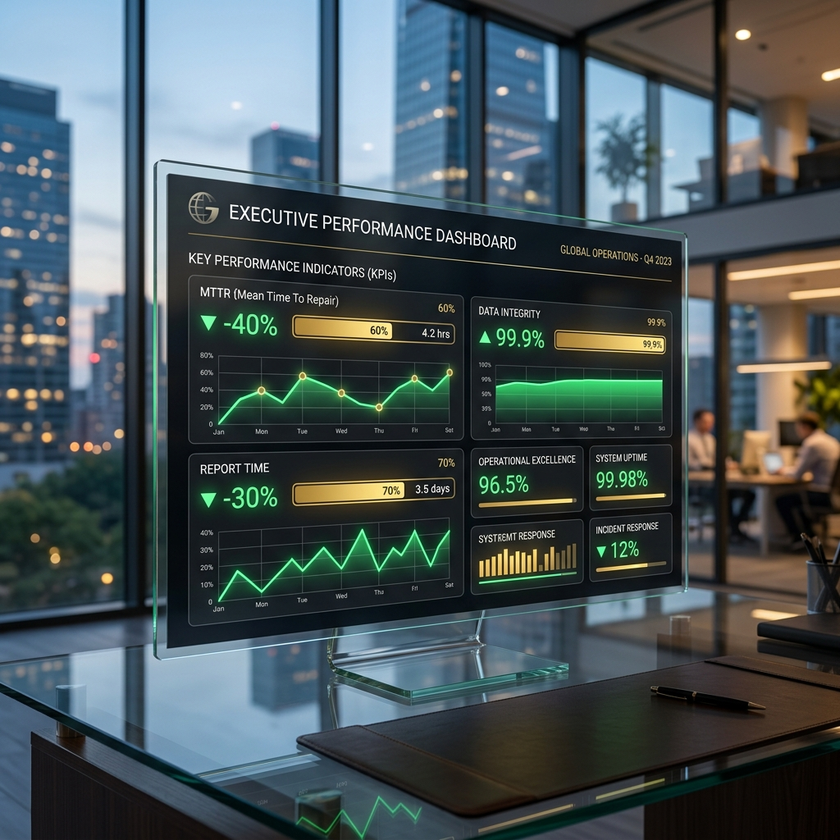
#> input picture IMAGENES/mining_roi_dashboard.png, 840 x 840 px, shrunk from 1024 x 1024 before the run
$ python image_optimizer.py ../IMAGENES/mining_roi_dashboard.png ../IMAGENES/tablet_field_work.png   (older library calls are emulated)
#> lines starting #> are read from the running program, lines starting #| are printed output that depends on the picture
#> in optimize_image_advanced, img is the input picture: shape (840, 840, 3); mean B, G, R 87.2, 84.1, 71.7
import cv2
import sys
import numpy as np
import os
import json

def single_scale_retinex(img, sigma):
    retinex = np.log10(img.astype(np.float64) + 1.0) - np.log10(cv2.GaussianBlur(img, (0, 0), sigma).astype(np.float64) + 1.0)
    return retinex

def color_restoration(img, alpha, beta):
    img_sum = np.sum(img, axis=2, keepdims=True)
    color_restoration = beta * (np.log10(alpha * img.astype(np.float64) + 1.0) - np.log10(img_sum.astype(np.float64) + 1.0))
    return color_restoration

def msrcr(img, sigma_list=[15, 80, 250], G=192, b=-30, alpha=125, beta=46):
#> called with G = 192, b = -30, alpha = 125, beta = 46
    img = img.astype(np.float64) + 1.0
    msr = np.zeros_like(img)
    for sigma in sigma_list:
        msr += single_scale_retinex(img, sigma)
#> this loop made 3 passes
#> pass 1, in single_scale_retinex, `retinex = np.log10(img.astype(np.float64) + 1.0) - np.log10(cv2.Gaussi..`:
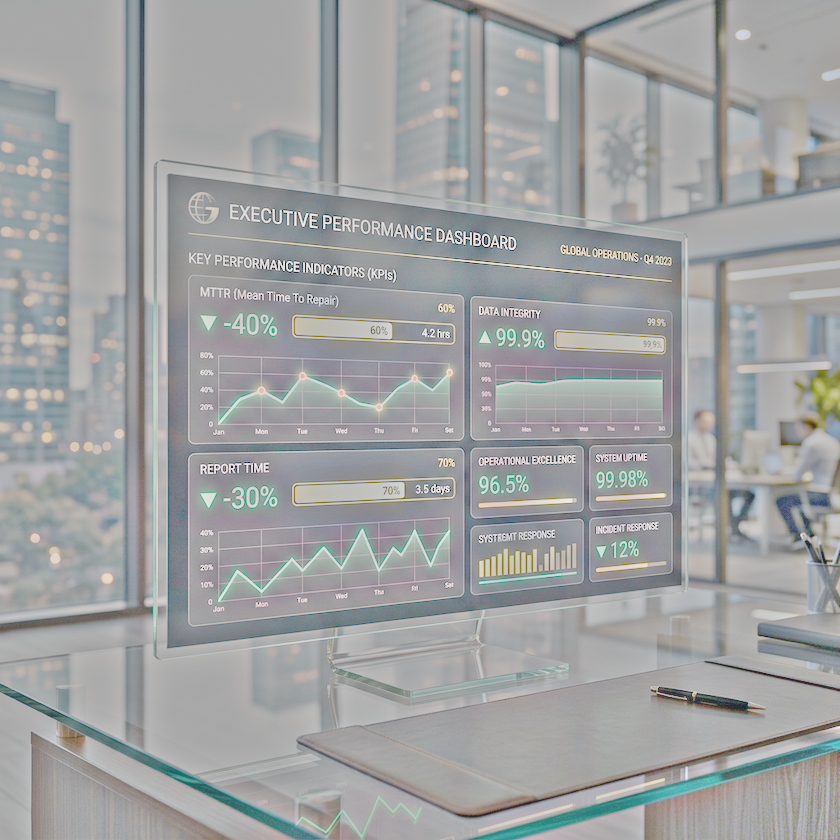
#> retinex: shape (840, 840, 3) float64; mean of channels 0, 1, 2 -0.0578, -0.0629, -0.0805; drawn with min black and max white
#> pass 3, in single_scale_retinex (call 3), `retinex = np.log10(img.astype(np.float64) + 1.0) - np.log10(cv2.Gaussi..`:
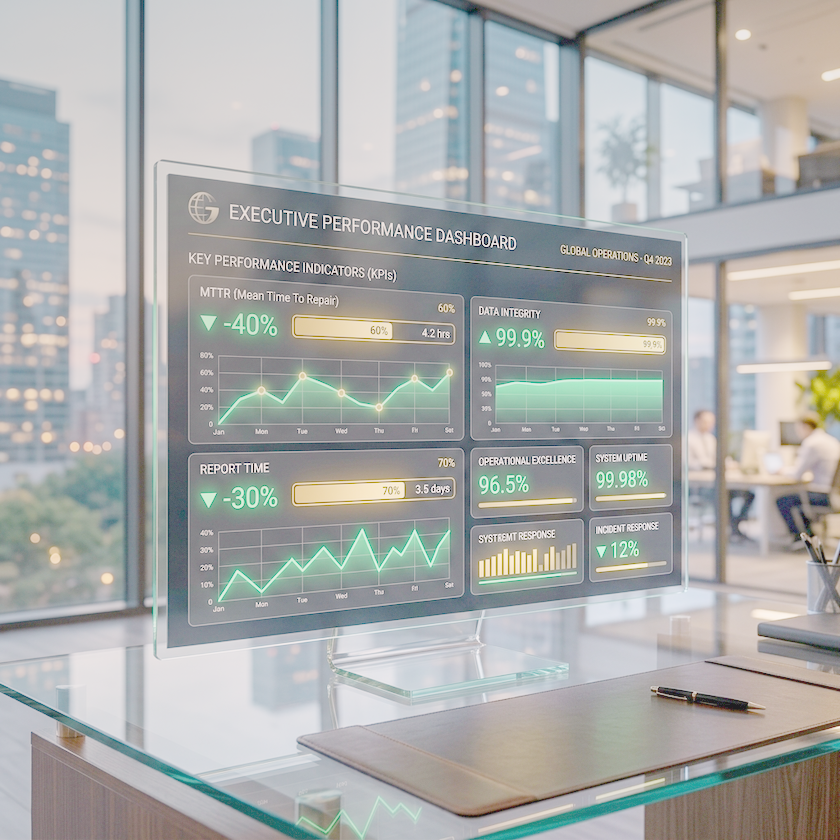
#> retinex: shape (840, 840, 3) float64; mean of channels 0, 1, 2 -0.132, -0.119, -0.142; drawn with min black and max white
    msr = msr / len(sigma_list)

    cr = color_restoration(img, alpha, beta)
#> in color_restoration, `img_sum = np.sum(img, axis=2, keepdims=True)`:
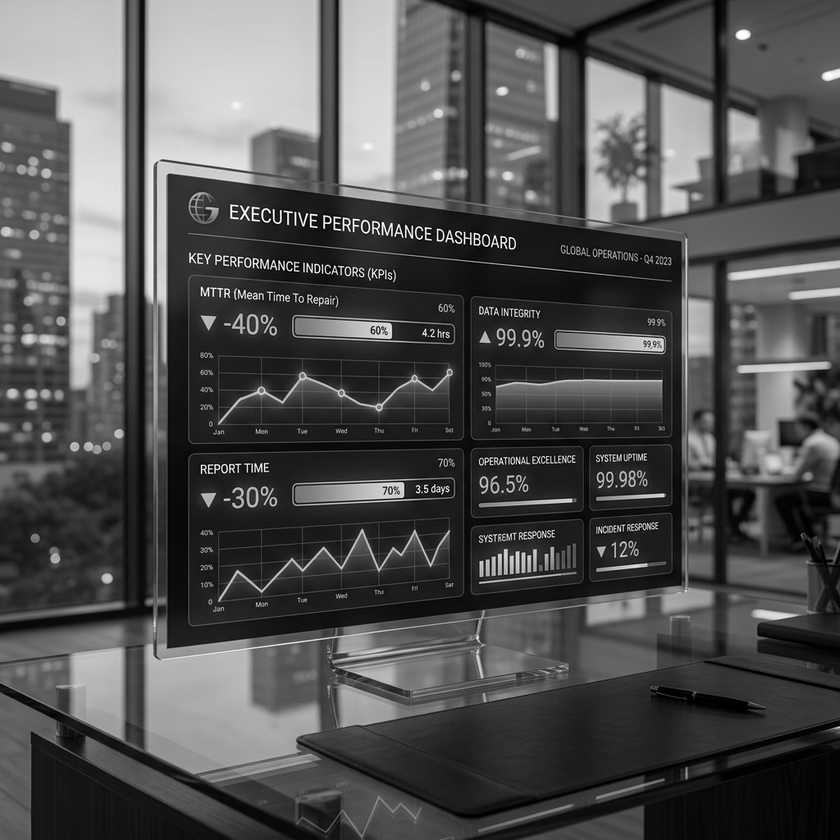
#> img_sum: shape (840, 840, 1) float64; min 3, max 768, mean 246.1; drawn with min black and max white
#> in color_restoration, `color_restoration = beta * (np.log10(alpha * img.astype(np.float64) + ..`:
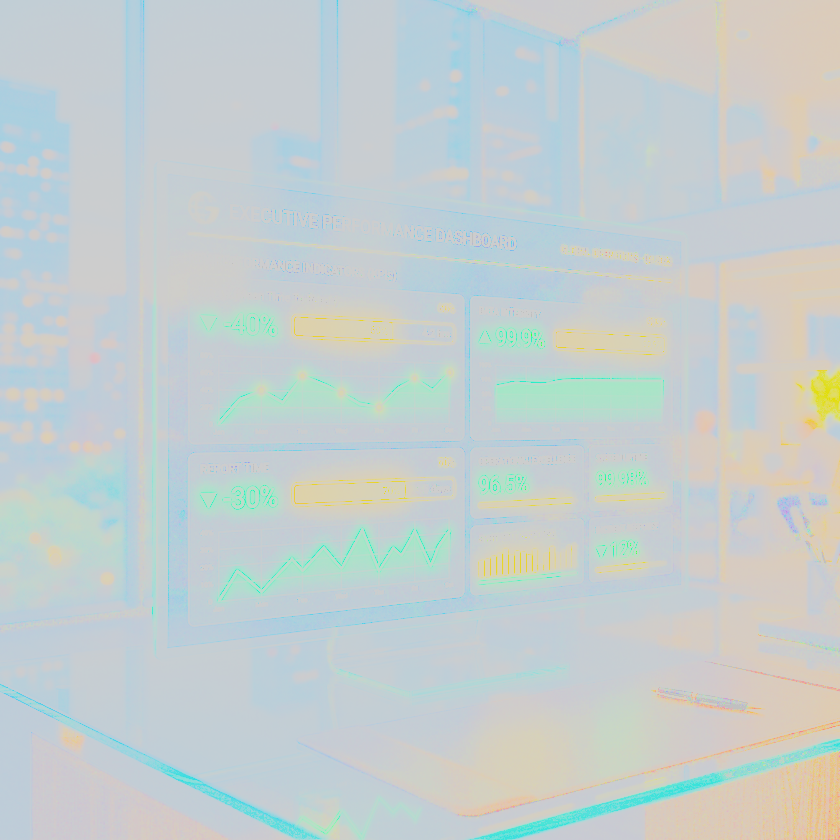
#> color_restoration: shape (840, 840, 3) float64; mean of channels 0, 1, 2 75, 75.2, 70.9; drawn with min black and max white
    msrcr = G * (cr * msr) + b
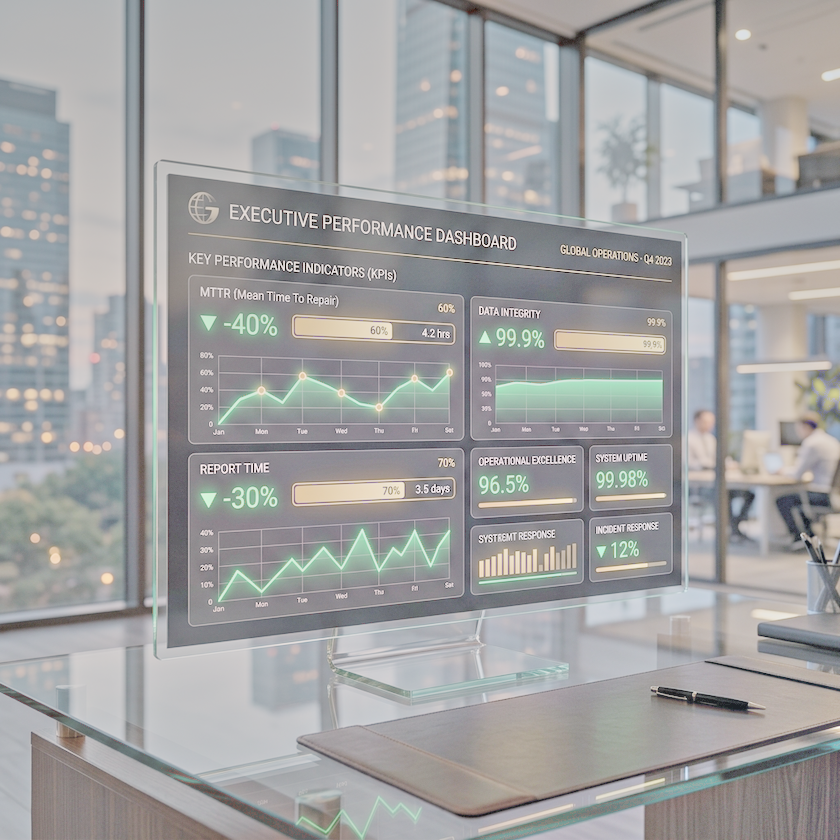
#> msrcr: shape (840, 840, 3) float64; mean of channels 0, 1, 2 -1335.8, -1366.6, -1389.2; drawn with min black and max white
    msrcr = np.clip(msrcr, 0, 255)
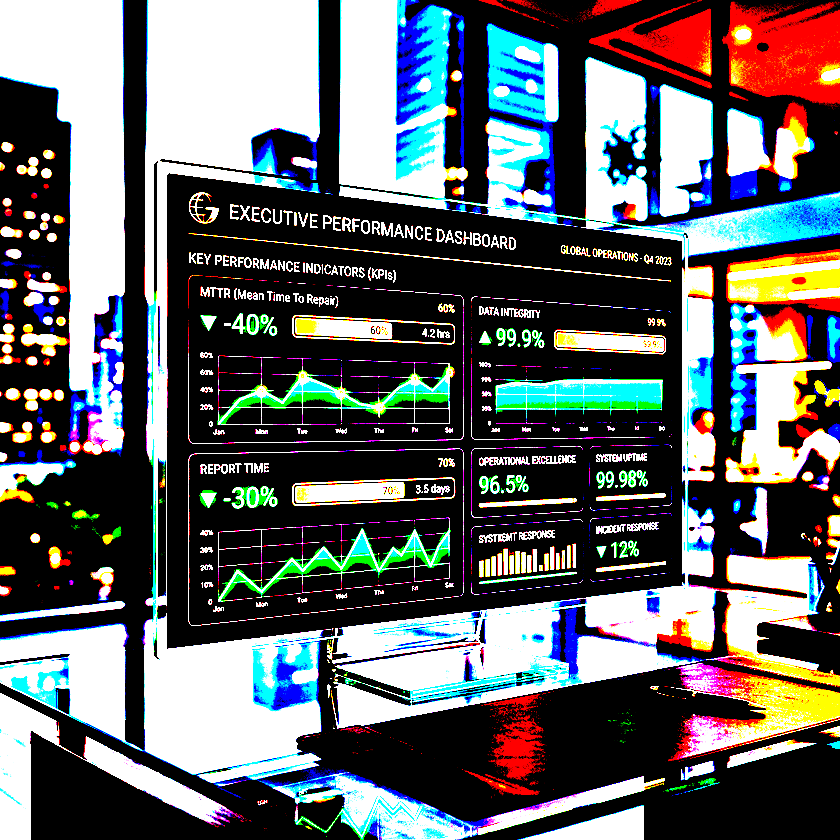
#> msrcr: shape (840, 840, 3) float64; mean of channels 0, 1, 2 102.7, 101.7, 98.8; drawn as B, G, R
    return msrcr.astype(np.uint8)

def detect_face_edge_ai(img):
    """
    Advanced AI-like edge detection using Laplacian of Gaussian and bilateral filters.
    """
    # 1. Enhance contrast for edge detection
    enhanced = cv2.convertScaleAbs(img, alpha=1.2, beta=10)

    # 2. Denoise but preserve edges
    denoised = cv2.bilateralFilter(enhanced, 9, 75, 75)

    # 3. Laplacian of Gaussian for robust edge detection
    gray = cv2.cvtColor(denoised, cv2.COLOR_BGR2GRAY)
    blurred = cv2.GaussianBlur(gray, (5, 5), 0)
    laplacian = cv2.Laplacian(blurred, cv2.CV_64F)
    laplacian = cv2.normalize(laplacian, None, 0, 255, cv2.NORM_MINMAX, cv2.CV_8U)

    # 4. Use simple HAAR as fallback/anchor but with the ENHANCED edge image
    face_cascade = cv2.CascadeClassifier(cv2.data.haarcascades + 'haarcascade_frontalface_default.xml')
    faces = face_cascade.detectMultiScale(laplacian, 1.1, 4)

    if len(faces) > 0:
        # Return the largest face
        f = sorted(faces, key=lambda x: x[2]*x[3], reverse=True)[0]
        return {"x": int(f[0]), "y": int(f[1]), "w": int(f[2]), "h": int(f[3])}
    return None

def optimize_image_advanced(input_path, output_path):
    if not os.path.exists(input_path):
        sys.exit(1)

    img = cv2.imread(input_path)
    if img is None:
        sys.exit(1)

    # Apply Multi-Scale Retinex with Color Restoration
    enhanced = msrcr(img)

    # Final cleanup
    # bilateral denoising helps remove low-light sensor noise
    final = cv2.bilateralFilter(enhanced, 9, 75, 75)

    # AI-like edge refinement (optional info for future use, but the enhanced image is the key here)
    # The C++ engine will receive 'final' which is MSRCR-enhanced.
    cv2.imwrite(output_path, final)
    print(f"Success: Advanced Optimization complete.")

if __name__ == "__main__":
    if len(sys.argv) < 3:
        sys.exit(1)
    optimize_image_advanced(sys.argv[1], sys.argv[2])
